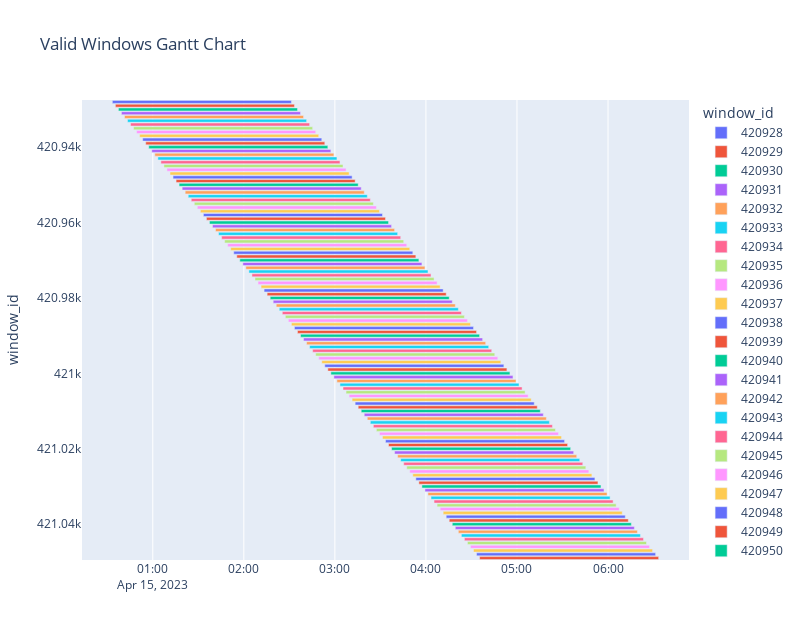

The notebook cell saved with this chart:
### Code cell
import plotly.express as px

# Ensure your start/end columns are datetime
data['window_start'] = pd.to_datetime(data['window_start'])
data['window_end'] = pd.to_datetime(data['window_end'])
# Convert window_id to categorical
data['window_id'] = data['window_id'].astype('category')

fig = px.timeline(
    data,
    x_start="window_start",
    x_end="window_end",
    y="window_id",          # Each window_id on its own row
    color="window_id",      # Optional: color by window_id
    title="Valid Windows Gantt Chart"
)

fig.update_yaxes(autorange="reversed")  # So earliest window is at the top
fig.update_layout(height=640, width=800)
fig.show()
